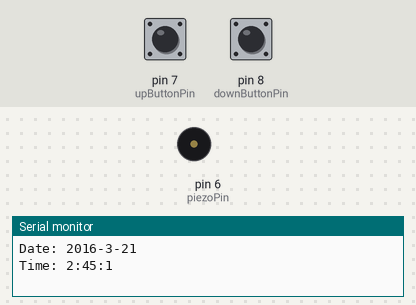
Bench run of a sketch on a simulated Arduino Uno, built with avr-gcc and run on an emulated ATmega328P. On the bench: buzzer (waves = sounding), the last lines printed to the serial monitor. Wiring (inferred from the names in the program): DS1307 clock at I2C address 0x68. Inputs (shaded band) come from the test bench; at power-on: pin 7 (upButtonPin) HIGH, pin 8 (downButtonPin) HIGH. The local clock reads 2024-03-15 10:24:30 at power-on unless the sketch sets it.

Above: at 1.2 s.
1.3 s: pin 7 (upButtonPin) pulled LOW for 0.15 s
2.9 s: pin 8 (downButtonPin) pulled LOW for 0.15 s
4.5 s: pin 7 (upButtonPin) pulled LOW for 1 s
7.0 s: pin 8 (downButtonPin) pulled LOW for 1 s
9.5 s: pin 7 (upButtonPin) driven LOW and pin 8 (downButtonPin) driven LOW
12.5 s: pin 7 (upButtonPin) driven HIGH
At 39.25 s:
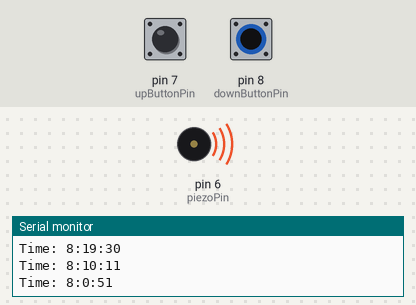
Timing chart, 0 to 59.4 s (numbered marks = the images above; inputs shaded):
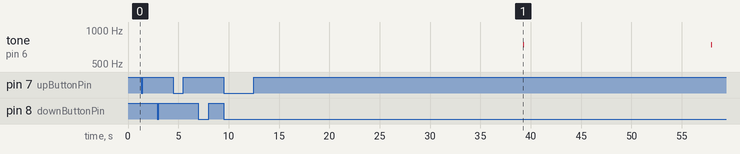

The sketch:

Alarm03Beeper.ino
```cpp
#include <Wire.h>
#include "RTClib.h"
#include <rtttl.h>

RTC_DS1307 rtc;

#define SERIAL_RATE 9600

DateTime defaultTime = DateTime(2016, 3, 21, 02, 45, 0);

DateTime time;
DateTime prevTime;

int upButtonPin   = 7;
int downButtonPin = 8;
long adjustmentSeconds;

//See more RTTTL songs at https://github.com/cefn/non-blocking-rtttl-arduino/blob/master/rtttl/examples/ProgmemSong/ProgmemSong.ino
//or look online for your favourite chimes, being careful to remove unnecessary spaces
int piezoPin = 6;
const char song_P[] PROGMEM = "Wham- Wake Me Up:d=4,o=5,b=300:f#5,2a5,2b5.,p,f#5,2a5,b5,2f#5,2d5,p,d5,e5,2f#5,2g5,f#5,e5,d5,2f#5,a5,2f#5,d5,2p";
ProgmemPlayer player(piezoPin);

int alarmHour = 8;
int alarmMinute = 0;

void setup(){

  pinMode(piezoPin, OUTPUT);
  player.setSong(song_P);

  pinMode(upButtonPin,   INPUT_PULLUP);
  pinMode(downButtonPin, INPUT_PULLUP);

  Serial.begin(SERIAL_RATE);
  Wire.begin();
  rtc.begin();

  if(!setClock()){
    Serial.println("Clock has been set");
  }

  time = rtc.now();
  Serial.print("Date: ");
  Serial.print(time.year(), DEC);
  Serial.print('-');
  Serial.print(time.month(), DEC);
  Serial.print('-');
  Serial.print(time.day(), DEC);
  Serial.println();
  prevTime = time;
}

void loop(){

  time = rtc.now();

  if(digitalRead(upButtonPin) == LOW){
    rtc.adjust(time + TimeSpan(adjustmentSeconds));
    adjustmentSeconds = adjustmentSeconds + 1;
  }
  else if(digitalRead(downButtonPin) == LOW){
    rtc.adjust(time - TimeSpan(adjustmentSeconds));
    adjustmentSeconds = adjustmentSeconds + 1;
  }
  else{
      adjustmentSeconds = 1;
  }

  if(time.unixtime() != prevTime.unixtime()){

    Serial.print("Time: ");
    Serial.print(time.hour(), DEC);
    Serial.print(':');
    Serial.print(time.minute(), DEC);
    Serial.print(':');
    Serial.print(time.second(), DEC);
    Serial.println();

    prevTime=time;

  }

  if(time.hour() == alarmHour && time.minute() == alarmMinute){
    Serial.println("Alarm playing!");
    player.pollSong();
  }
  else{
    player.silence();
    player.initSong();
  }

  delay(50);

}

/** Check the Clock chip's memory to check it was previously set to the desired time.
* If the clock hadn't been set,  then set it.
* return true if the clock needed setting, otherwise return false. */
boolean setClock(){
  long timeSet;
  byte memoryLocation = 0;
  rtc.readnvram((byte*)&timeSet, sizeof(long), memoryLocation);
  if(timeSet != defaultTime.unixtime()){
    timeSet = defaultTime.unixtime();
    rtc.writenvram(memoryLocation, (byte*)&timeSet, sizeof(long));
    rtc.adjust(defaultTime);
    return true;
  }
  else{
    return false;
  }
}
```

Measured:
- by itself, tone on pin 6 (piezoPin): alternates 740 Hz for 0.05 s and silent for 18.6 s
